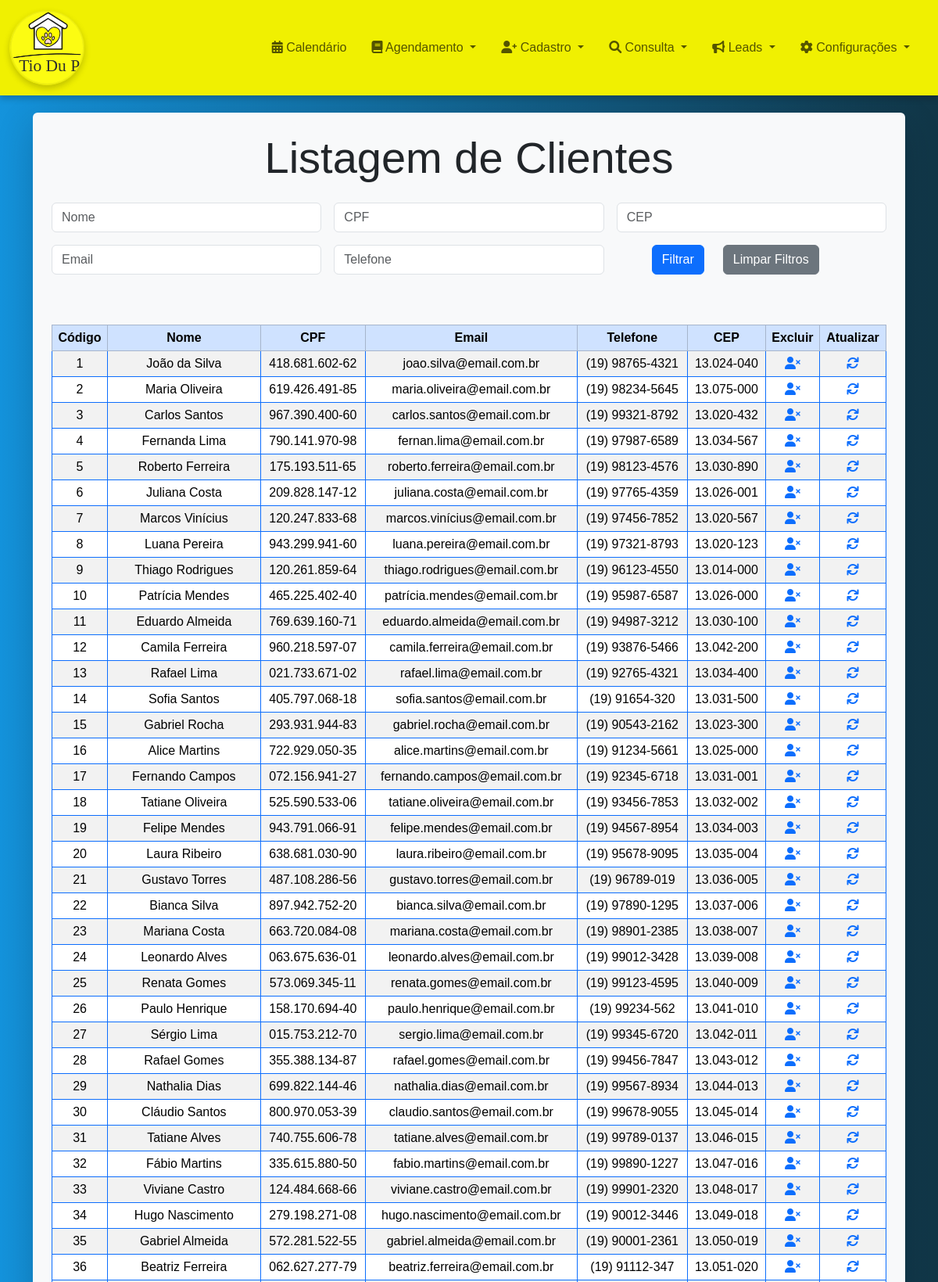
Screenshot of /office/cliente_listar.php (signed in, upper part) with the database file from the repository.
### tables this page shows
CREATE TABLE `cliente` (
  `id` int(11) NOT NULL,
  `nome` varchar(100) NOT NULL,
  `cpf` varchar(14) NOT NULL,
  `telefone` varchar(15) NOT NULL,
  `email` varchar(100) NOT NULL,
  `endereco` varchar(100) DEFAULT NULL,
  `numero` varchar(10) DEFAULT NULL,
  `complemento` varchar(20) DEFAULT NULL,
  `bairro` varchar(50) NOT NULL,
  `cep` varchar(10) NOT NULL,
  `cidade` varchar(50) NOT NULL,
  `estado` varchar(2) NOT NULL
);

### office/cliente_listar.php (the view, shortened to what this page needs)
<?php
include 'office_header.php';
?>
<head>
</head>
<body>
<?php
include 'conexaoAction.php';
?>
<section>
    <div class="container mt-4">
        <div class="form-container shadow-lg p-4 rounded">
            <h1 class="text-center mb-4 display-4">Listagem de Clientes</h1>
            <form method="GET" class="mb-2">
                <div class="row g-3">
                    <div class="col-md-4">
                        <input type="text" name="nome" class="form-control" placeholder="Nome" maxlength="30" value="<?php echo $_GET['nome'] ?? ''; ?>">
                    </div>
                    <div class="col-md-4">
                        <input type="text" name="cpf" id="cpf" class="form-control" placeholder="CPF" value="<?php echo $_GET['cpf'] ?? ''; ?>">
                    </div>
                    <div class="col-md-4">
                        <input name="cep" id="cep" type="text" class="form-control" placeholder="CEP" maxlength="10" value="<?php echo $_GET['cep'] ?? ''; ?>">
                    </div>
                    <div class="col-md-4">
                        <input type="text" name="email" class="form-control" placeholder="Email" maxlength="30" value="<?php echo $_GET['email'] ?? ''; ?>">
                    </div>
                    <div class="col-md-4">
                        <input type="tel" name="telefone" id="telefone"  class="form-control mb-2" maxlength="15" placeholder="Telefone" value="<?php echo $_GET['telefone'] ?? ''; ?>">
                    </div>
                <div class="col-md-4">
                    <div class="col-md-9 d-flex justify-content-end">
                        <button type="submit" class="btn btn-primary me-4">Filtrar</button>
                        <a href="cliente_listar.php" class="btn btn-secondary">Limpar Filtros</a>
                    </div>
                </div>
                </div>
            </form>
            <div style="height: 6vh;"></div>
            <table class="table table-sm table-striped table-hover table-bordered border-primary rounded">
                <thead class="table-primary text-center">
                    <tr>
                        <th>Código</th>
                        <th>Nome</th>
                        <th>CPF</th>
                        <th>Email</th>
                        <th>Telefone</th>
                        <th>CEP</th>
                        <th>Excluir</th>
                        <th>Atualizar</th>
                    </tr>
                </thead>
                <tbody class="text-center">
<?php
$sql = "SELECT * FROM cliente WHERE 1=1";
$resultado = $conexao->query($sql);
if ($resultado && $resultado->num_rows > 0) {
    while ($linha = $resultado->fetch_assoc()) {
        echo '<tr>';
        echo '<td>' . $linha['id'] . '</td>';
        echo '<td>' . $linha['nome'] . '</td>';
        echo '<td>' . $linha['cpf'] . '</td>';
        echo '<td>' . $linha['email'] . '</td>';
        echo '<td>' . $linha['telefone'] . '</td>';
        echo '<td>' . $linha['cep'] . '</td>';
        echo '<td><a href="cliente_excluir.php?id=' . $linha['id'] . '"><i class="fa fa-user-times"></i></a></td>';
        echo '<td><a href="cliente_atualizar.php?id=' . $linha['id'] . '"><i class="fa fa-refresh"></i></a></td>';
        echo '</tr>';
    }
} else {
    echo '<tr><td colspan="8" class="text-center">Nenhum cliente encontrado.</td></tr>';
}
?>
                </tbody>
            </table>
        </div>
    </div>
</section>
</body>
<?php include 'office_footer.php'; ?>
</html>

### office/office_style.css (style rules this page uses)
.form-container { width: 100%; background-color: #f8f9fa; padding: 30px; border-radius: 10px; box-shadow: 0px 4px 12px rgba(0, 0, 0, 0.1); }

### office/office_header.php (style rules this page uses)
body { background: linear-gradient(to right, rgb(20, 147, 220), rgb(17, 54, 71)); font-family: sans-serif; font-size: 1rem; }

### rows the page displays
cliente: id "1", nome "João da Silva", cpf "418.681.602-62", email "joao.silva@email.com.br", telefone "(19) 98765-4321", cep "13.024-040"
cliente: id "2", nome "Maria Oliveira", cpf "619.426.491-85", email "maria.oliveira@email.com.br", telefone "(19) 98234-5645", cep "13.075-000"
cliente: id "3", nome "Carlos Santos", cpf "967.390.400-60", email "carlos.santos@email.com.br", telefone "(19) 99321-8792", cep "13.020-432"
cliente: id "4", nome "Fernanda Lima", cpf "790.141.970-98", email "fernan.lima@email.com.br", telefone "(19) 97987-6589", cep "13.034-567"
cliente: id "5", nome "Roberto Ferreira", cpf "175.193.511-65", email "roberto.ferreira@email.com.br", telefone "(19) 98123-4576", cep "13.030-890"
cliente: id "6", nome "Juliana Costa", cpf "209.828.147-12", email "juliana.costa@email.com.br", telefone "(19) 97765-4359", cep "13.026-001"
cliente: id "7", nome "Marcos Vinícius", cpf "120.247.833-68", email "marcos.vinícius@email.com.br", telefone "(19) 97456-7852", cep "13.020-567"
cliente: id "8", nome "Luana Pereira", cpf "943.299.941-60", email "luana.pereira@email.com.br", telefone "(19) 97321-8793", cep "13.020-123"
cliente: id "9", nome "Thiago Rodrigues", cpf "120.261.859-64", email "thiago.rodrigues@email.com.br", telefone "(19) 96123-4550", cep "13.014-000"
cliente: id "10", nome "Patrícia Mendes", cpf "465.225.402-40", email "patrícia.mendes@email.com.br", telefone "(19) 95987-6587", cep "13.026-000"
cliente: id "11", nome "Eduardo Almeida", cpf "769.639.160-71", email "eduardo.almeida@email.com.br", telefone "(19) 94987-3212", cep "13.030-100"
cliente: id "12", nome "Camila Ferreira", cpf "960.218.597-07", email "camila.ferreira@email.com.br", telefone "(19) 93876-5466", cep "13.042-200"
cliente: id "13", nome "Rafael Lima", cpf "021.733.671-02", email "rafael.lima@email.com.br", telefone "(19) 92765-4321", cep "13.034-400"
cliente: id "14", nome "Sofia Santos", cpf "405.797.068-18", email "sofia.santos@email.com.br", telefone "(19) 91654-320", cep "13.031-500"
cliente: id "15", nome "Gabriel Rocha", cpf "293.931.944-83", email "gabriel.rocha@email.com.br", telefone "(19) 90543-2162", cep "13.023-300"
cliente: id "16", nome "Alice Martins", cpf "722.929.050-35", email "alice.martins@email.com.br", telefone "(19) 91234-5661", cep "13.025-000"
cliente: id "17", nome "Fernando Campos", cpf "072.156.941-27", email "fernando.campos@email.com.br", telefone "(19) 92345-6718", cep "13.031-001"
cliente: id "18", nome "Tatiane Oliveira", cpf "525.590.533-06", email "tatiane.oliveira@email.com.br", telefone "(19) 93456-7853", cep "13.032-002"
cliente: id "19", nome "Felipe Mendes", cpf "943.791.066-91", email "felipe.mendes@email.com.br", telefone "(19) 94567-8954", cep "13.034-003"
cliente: id "20", nome "Laura Ribeiro", cpf "638.681.030-90", email "laura.ribeiro@email.com.br", telefone "(19) 95678-9095", cep "13.035-004"
cliente: id "21", nome "Gustavo Torres", cpf "487.108.286-56", email "gustavo.torres@email.com.br", telefone "(19) 96789-019", cep "13.036-005"
cliente: id "22", nome "Bianca Silva", cpf "897.942.752-20", email "bianca.silva@email.com.br", telefone "(19) 97890-1295", cep "13.037-006"
cliente: id "23", nome "Mariana Costa", cpf "663.720.084-08", email "mariana.costa@email.com.br", telefone "(19) 98901-2385", cep "13.038-007"
cliente: id "24", nome "Leonardo Alves", cpf "063.675.636-01", email "leonardo.alves@email.com.br", telefone "(19) 99012-3428", cep "13.039-008"
cliente: id "25", nome "Renata Gomes", cpf "573.069.345-11", email "renata.gomes@email.com.br", telefone "(19) 99123-4595", cep "13.040-009"
cliente: id "26", nome "Paulo Henrique", cpf "158.170.694-40", email "paulo.henrique@email.com.br", telefone "(19) 99234-562", cep "13.041-010"
cliente: id "27", nome "Sérgio Lima", cpf "015.753.212-70", email "sergio.lima@email.com.br", telefone "(19) 99345-6720", cep "13.042-011"
cliente: id "28", nome "Rafael Gomes", cpf "355.388.134-87", email "rafael.gomes@email.com.br", telefone "(19) 99456-7847", cep "13.043-012"
cliente: id "29", nome "Nathalia Dias", cpf "699.822.144-46", email "nathalia.dias@email.com.br", telefone "(19) 99567-8934", cep "13.044-013"
cliente: id "30", nome "Cláudio Santos", cpf "800.970.053-39", email "claudio.santos@email.com.br", telefone "(19) 99678-9055", cep "13.045-014"
cliente: id "31", nome "Tatiane Alves", cpf "740.755.606-78", email "tatiane.alves@email.com.br", telefone "(19) 99789-0137", cep "13.046-015"
cliente: id "32", nome "Fábio Martins", cpf "335.615.880-50", email "fabio.martins@email.com.br", telefone "(19) 99890-1227", cep "13.047-016"
cliente: id "33", nome "Viviane Castro", cpf "124.484.668-66", email "viviane.castro@email.com.br", telefone "(19) 99901-2320", cep "13.048-017"
cliente: id "34", nome "Hugo Nascimento", cpf "279.198.271-08", email "hugo.nascimento@email.com.br", telefone "(19) 90012-3446", cep "13.049-018"
cliente: id "35", nome "Gabriel Almeida", cpf "572.281.522-55", email "gabriel.almeida@email.com.br", telefone "(19) 90001-2361", cep "13.050-019"
cliente: id "36", nome "Beatriz Ferreira", cpf "062.627.277-79", email "beatriz.ferreira@email.com.br", telefone "(19) 91112-347", cep "13.051-020"
